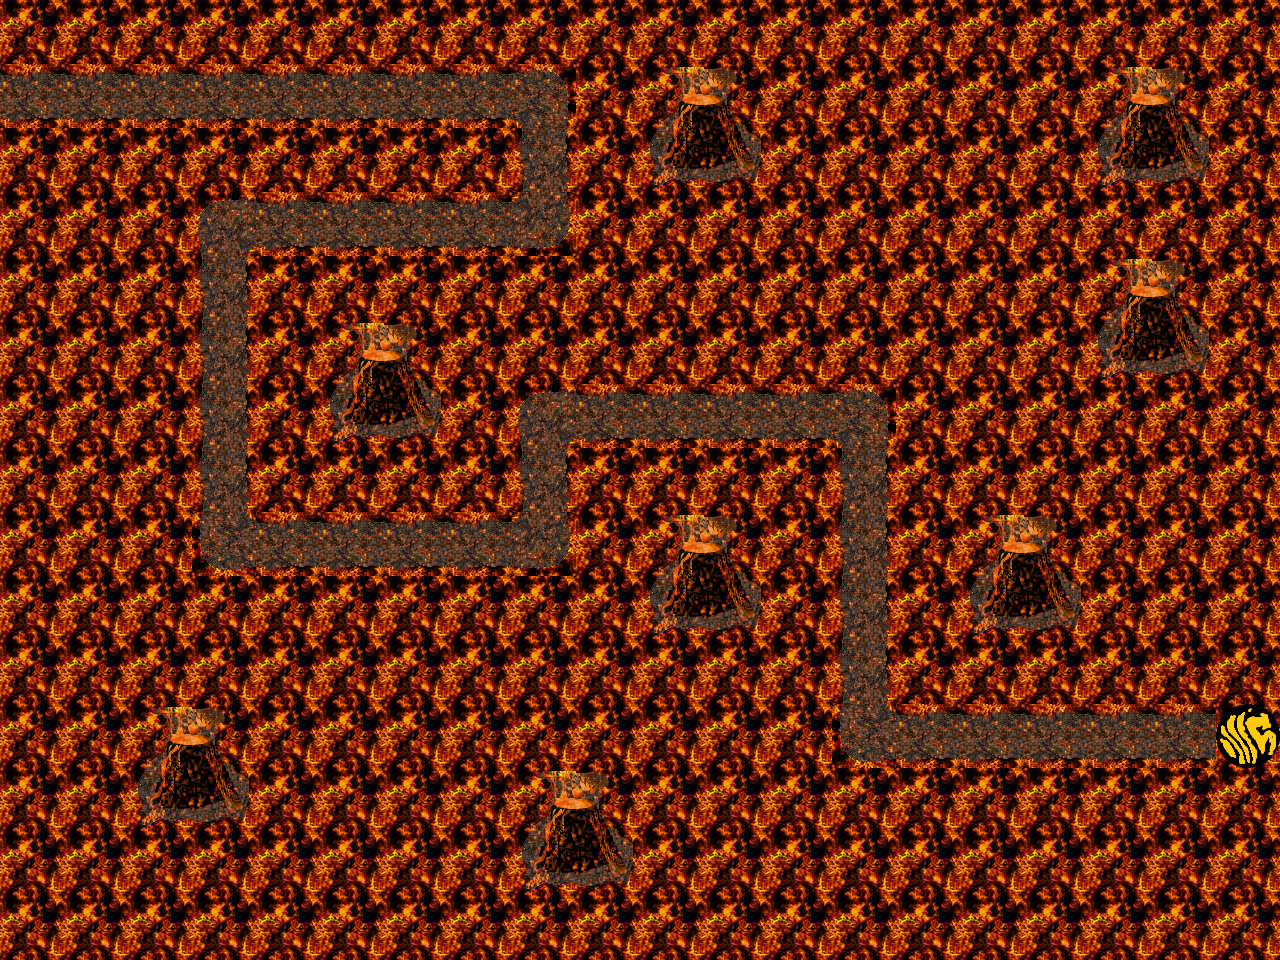

This game map was drawn from its Tiled (.tmx) file and the tilesets committed beside it. A one-line description and the trimmed map source follow:
An orthogonal 20x15 tile map with 64x64 px tiles, 1 tile layer (Tile Layer 1).

<map version="1.0" orientation="orthogonal" width="20" height="15" tilewidth="64" tileheight="64">
 <tileset firstgid="1" name="Lava_All" tilewidth="64" tileheight="64">
  <image source="Lava_All.png" width="276" height="440" />
  <tile id="0">
   <properties>
    <property name="ground" value="" />
   </properties>
  </tile>
  <tile id="1">
   <properties>
    <property name="ground" value="" />
   </properties>
  </tile>
  <tile id="4">
   <properties>
    <property name="ground" value="" />
   </properties>
  </tile>
  <tile id="5">
   <properties>
    <property name="ground" value="" />
   </properties>
  </tile>
  <tile id="8">
   <properties>
    <property name="grass" value="" />
   </properties>
  </tile>
  <tile id="9">
   <properties>
    <property name="ground" value="" />
   </properties>
  </tile>
  <tile id="12">
   <properties>
    <property name="ground" value="" />
   </properties>
  </tile>
  <tile id="13">
   <properties>
    <property name="ground" value="" />
   </properties>
  </tile>
  <tile id="16">
   <properties>
    <property name="ground" value="" />
   </properties>
  </tile>
  <tile id="17">
   <properties>
    <property name="ground" value="" />
   </properties>
  </tile>
  <tile id="20">
   <properties>
    <property name="ground" value="" />
   </properties>
  </tile>
  <tile id="21">
   <properties>
    <property name="finish" value="" />
    <property name="ground" value="" />
   </properties>
  </tile>
 </tileset>
 <layer name="Tile Layer 1" width="20" height="15">
  <data>[300 cells, 300 non-empty, 12 distinct tile ids]</data>
 </layer>
</map>